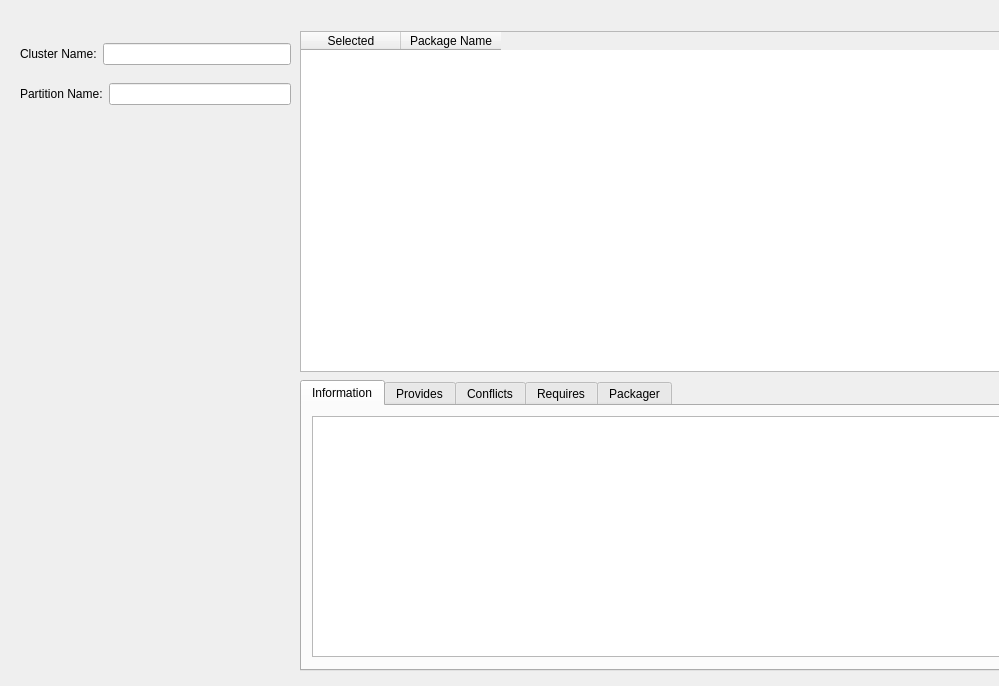
<ui version="4.0" >
 <class>SoftwareConfigurationForm</class>
 <widget class="QWidget" name="SoftwareConfigurationForm" >
  <property name="geometry" >
   <rect>
    <x>0</x>
    <y>0</y>
    <width>999</width>
    <height>686</height>
   </rect>
  </property>
  <property name="windowTitle" >
   <string>Software Configuration</string>
  </property>
  <widget class="QWidget" name="horizontalLayout_11" >
   <property name="geometry" >
    <rect>
     <x>20</x>
     <y>80</y>
     <width>271</width>
     <height>28</height>
    </rect>
   </property>
   <layout class="QHBoxLayout" >
    <property name="margin" >
     <number>0</number>
    </property>
    <property name="spacing" >
     <number>6</number>
    </property>
    <item>
     <widget class="QLabel" name="label_10" >
      <property name="text" >
       <string>Partition Name:</string>
      </property>
     </widget>
    </item>
    <item>
     <widget class="QLineEdit" name="lineEdit_4" >
      <property name="readOnly" >
       <bool>true</bool>
      </property>
     </widget>
    </item>
   </layout>
  </widget>
  <widget class="QTableWidget" name="tableWidget" >
   <property name="geometry" >
    <rect>
     <x>300</x>
     <y>31</y>
     <width>721</width>
     <height>341</height>
    </rect>
   </property>
   <column>
    <property name="text" >
     <string>Selected</string>
    </property>
   </column>
   <column>
    <property name="text" >
     <string>Package Name</string>
    </property>
   </column>
  </widget>
  <widget class="QWidget" name="horizontalLayout_8" >
   <property name="geometry" >
    <rect>
     <x>20</x>
     <y>40</y>
     <width>271</width>
     <height>28</height>
    </rect>
   </property>
   <layout class="QHBoxLayout" >
    <property name="margin" >
     <number>0</number>
    </property>
    <property name="spacing" >
     <number>6</number>
    </property>
    <item>
     <widget class="QLabel" name="label_12" >
      <property name="text" >
       <string>Cluster Name:</string>
      </property>
     </widget>
    </item>
    <item>
     <widget class="QLineEdit" name="lineEdit_5" >
      <property name="readOnly" >
       <bool>true</bool>
      </property>
     </widget>
    </item>
   </layout>
  </widget>
  <widget class="QTabWidget" name="tabWidget_4" >
   <property name="geometry" >
    <rect>
     <x>300</x>
     <y>380</y>
     <width>721</width>
     <height>291</height>
    </rect>
   </property>
   <property name="currentIndex" >
    <number>0</number>
   </property>
   <widget class="QWidget" name="tab_20" >
    <attribute name="title" >
     <string>Information</string>
    </attribute>
    <widget class="QTextBrowser" name="textBrowser_11" >
     <property name="geometry" >
      <rect>
       <x>10</x>
       <y>10</y>
       <width>701</width>
       <height>241</height>
      </rect>
     </property>
    </widget>
   </widget>
   <widget class="QWidget" name="tab_21" >
    <attribute name="title" >
     <string>Provides</string>
    </attribute>
    <widget class="QTextBrowser" name="textBrowser_12" >
     <property name="geometry" >
      <rect>
       <x>10</x>
       <y>10</y>
       <width>861</width>
       <height>241</height>
      </rect>
     </property>
    </widget>
   </widget>
   <widget class="QWidget" name="tab_22" >
    <attribute name="title" >
     <string>Conflicts</string>
    </attribute>
    <widget class="QTextBrowser" name="textBrowser_13" >
     <property name="geometry" >
      <rect>
       <x>10</x>
       <y>10</y>
       <width>861</width>
       <height>241</height>
      </rect>
     </property>
    </widget>
   </widget>
   <widget class="QWidget" name="tab_23" >
    <attribute name="title" >
     <string>Requires</string>
    </attribute>
    <widget class="QTextBrowser" name="textBrowser_14" >
     <property name="geometry" >
      <rect>
       <x>10</x>
       <y>10</y>
       <width>861</width>
       <height>241</height>
      </rect>
     </property>
    </widget>
   </widget>
   <widget class="QWidget" name="tab_24" >
    <attribute name="title" >
     <string>Packager</string>
    </attribute>
    <widget class="QTextBrowser" name="textBrowser_15" >
     <property name="geometry" >
      <rect>
       <x>10</x>
       <y>10</y>
       <width>861</width>
       <height>241</height>
      </rect>
     </property>
    </widget>
   </widget>
  </widget>
 </widget>
 <resources/>
 <connections/>
</ui>
